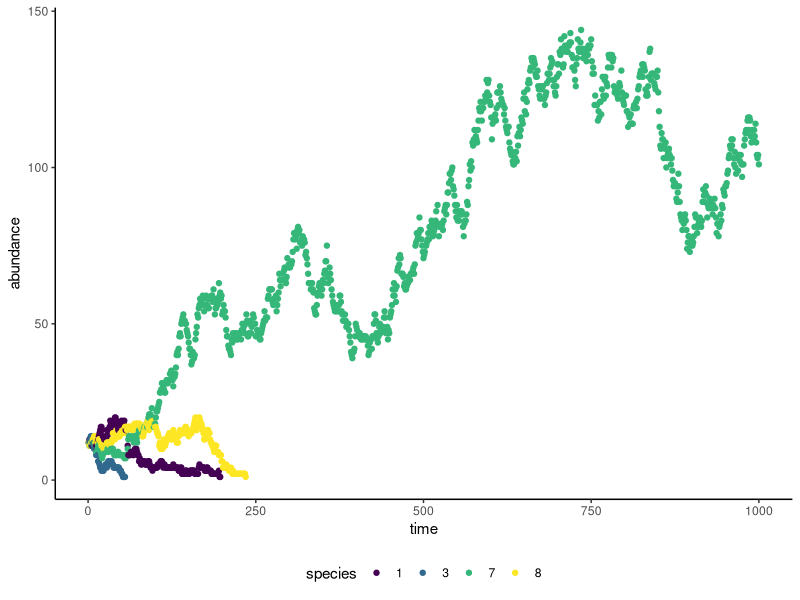
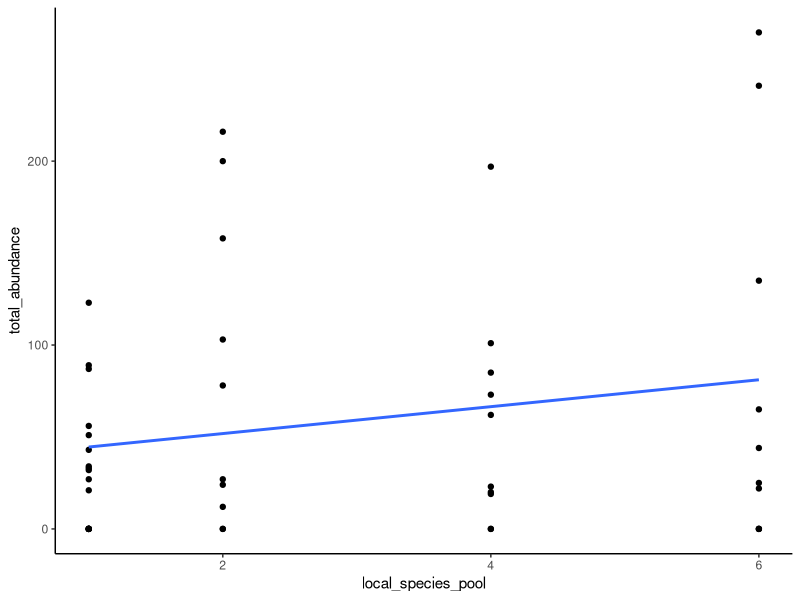

The R source for these figures, in order:

# Project: Review of multifunctionality in ecology, conservation and ecosystem service science

# Title: Code for an ecological drift model (sensu Hubbell 2001) but without dispersal or speciation

# parameter definitions

# lsp: gradient of local species pools (i.e. initial seeded diversity) but not monocultures (must be positive integers)
# mono: options for including monocultures:
# - "all" includes all possible monocultures from the regional species pool (i.e. rsp)
# - "random" draws monocultures randomly as per the other local species pool treatments
# - "none" excludes monocultures
# reps: number of replicates for each local species pool size
# technical_reps: how many repeats of each treatment exactly
# rsp: number of species in the regional species pool
# t_steps: number of time steps to model
# n0: initial abundance of all species (i.e. all species together)

# prop_change: expected proportion (Poisson distribution) of individuals that turnover at each time-step

# n_repeats: how many times to run the model with current parameters

# write an ecological drift model (sensu Hubbell 2001)
drift_model <- function(lsp = c(2, 4, 6),
                        mono = "all",
                        reps = 3,
                        technical_reps = 1,
                        rsp = 9,
                        t_steps = 1000,
                        n0 = 500,
                        prop_change = 0.05,
                        n_repeats = 1) {
  
  # load the dplyr library
  library(dplyr)
  
  # define a truncated poisson distribution
  trunc_pois <- function(n, lambda) {
    x <- rpois(n = n, lambda = lambda)
    y <- ifelse(x == 0, 1, x)
    return(y)
  }
  
  # perform error checking on arguments
  
  # lsp values cannot be less than or equal to 1
  if ( any(lsp <= 1) ) {
    stop("error! lsp cannot be one because monocultures are specified via mono argument")
  }
  
  # lsp values must be integers
  if ( any(lsp%%1 != 0 ) ) {
    stop("error! lsp must be integers")
  }
  
  # number of replicates (reps) must be at least 1 otherwise a default of 1 is assigned
  if (reps < 1) {
    stop("reps set to less than 1, choose appropriate number of replicates")
  }
  
  # make sure proportion change is between 0 and 1
  if ( (prop_change <= 0) | (prop_change >= 1) ) {
    stop("proportion change argument must be between 0 and 1")
  }
  
  # make sure that n0 is always greater than two times max lsp
  if (n0 < 2*max(lsp)) {
    stop("number of starting individuals (n0) must be at least twice as large as the maximum lsp")
  }
  
  # make sure the rsp is greater than the maximum lsp
  if (rsp < max(lsp)) {
    stop("regional species pool (rsp) must be at greater than or equal to maximum diversity lsp")
  }
  
  # make sure the number of time-steps is greater than or equal to 1
  if (t_steps < 2 ) {
    stop("time-steps less than 2, choose more time steps")
  }
  
  # make sure there is at least one model run
  if (n_repeats < 1) {
    stop("fewer than one model repeat select")
  }
  
  
  # set up the mixtures
  
  # assign a local species pool size to each mixture patch
  lsp.p <- rep(lsp, each = reps)
  
  # get a list of patches with a sack of species for each patch
  mix.sack <- vector("list", length = length(lsp.p))
  for (i in 1:length(lsp.p)) {
    
    x <- sample(x = (1:rsp), size = lsp.p[i], replace = FALSE)
    
    mix.sack[[i]] <- rep(x, each = round((n0/lsp.p[i]), 0))
    
  }
  
  # set up the monocultures
  if (mono == "all") {
    
    mono.sack <- vector("list", length = rsp)
    for (i in 1:rsp) {
      
      mono.sack[[i]] <- rep(i, each = round(n0, 0))
      
    }
    
  } else if (mono == "random") {
    
    mono.sack <- vector("list", length = reps)
    for (i in 1:reps) {
      
      x <- sample(x = (1:rsp), size = 1, replace = FALSE)
      
      mono.sack[[i]] <- rep(x, each = round(n0, 0))
      
    } 
    
  } else if (mono == "none") {
    
    mono.sack <- NULL
    
  } else {
    
    stop("error! choose appropriate monoculture option")
  }
  
  # add the monocultures to the mixtures
  mono_mix <- c(mono.sack, mix.sack)
  
  # set the number of technical replicates i.e. replicates of same exact composition
  if( technical_reps < 1) {
    
    stop("error! technical replicates cannot be less than one")
    
  } else if (technical_reps == 1) {
    
    patch.sack <- mono_mix  
    
  } else if (technical_reps > 1) {
    
    patch.sack <- c(mono_mix)
    for (i in 1:(technical_reps - 1)) {
      
      patch.sack <- c(patch.sack, mono_mix)
      
    }
    
  } else {
    
    stop("error! choose appropriate technical replicate")
    
  }
  
  # run the model n-times
  
  model_out <- vector("list", length = n_repeats)
  
  for (i in 1:n_repeats){
    
    neutral_list <- 
      
      lapply(patch.sack, function(patch) {
        
        # create an output list of species abundances for each time point
        n_t <- vector("list", length = t_steps)
        
        # fill the first time point with starting abundances
        n_t[[1]] <- patch
        
        for(m in seq(from = 2, to = t_steps, by = 1)){
          
          # get total number of individuals in patch
          l <- length(n_t[[m-1]])
          
          # round the proportion change variable
          y <- round(l*prop_change, 0)
          n_change <- ifelse(y == 0, 1, y)
          
          # get the number of individuals to kill
          n_kill <- trunc_pois(n = 1, n_change)
          
          # if total length is less than or equal to or if number killed exceeds total population
          # assign an empty vector
          if ( (l <= 1) | (n_kill >= l) ) {
            
            n_t[[m]] <- vector()
            
          } else {
            
            # kill n individuals drawn from a poisson distribution
            post_death <- n_t[[m-1]][-sample(x = 1:l, size = n_kill)]
            
            # draw new recruits
            z <- trunc_pois(n = 1, n_change)
            
            if (z > length(post_death)) {
              
              n_t[[m]] <- c(post_death)
              
            } else {
              
              # draw new recruits
              new_recruits <- post_death[sample(x = 1:length(post_death), size = z, replace = FALSE)]
              
              # join the post_death and new_recruits and write to second time-step
              n_t[[m]] <- c(post_death, new_recruits)
              
            }
            
          }
          
        }
        
        # summarise model results into a data.frame
        df.patch <- lapply(n_t, function(x) {
          
          sp.abun <- vector(length = rsp)
          for (j in 1:rsp) {
            
            sp.abun[j] <- sum(j == x)
            
          }
          
          df <- data.frame(species = 1:rsp,
                           abundance = sp.abun)
          
          return(df)
          
        })
        
        df.patch <- bind_rows(df.patch, .id = "time")
        
        # add local species pool information
        df.patch$local_species_pool <- length(unique(patch))
        
        # add species composition information
        df.patch$composition <- paste(unique(patch), collapse = "")
        
        return(df.patch)
        
      })
    
    # bind this list into a data.frame
    neutral_data <- bind_rows(neutral_list, .id = "patch")
    
    # convert the time variable into a numeric variable
    neutral_data <- 
      neutral_data %>%
      mutate(time = as.numeric(time))
    
    model_out[[i]] <- neutral_data
    
  }
  
  data_out <- bind_rows(model_out, .id = "model_run")
  
  # reorder the columns
  data_out <- 
    data_out %>%
    select(model_run, patch, time, local_species_pool, composition, species, abundance)
  
  return( data_out )
  
}

# test the ecological drift model
x <- drift_model(lsp = c(2, 4, 6),
                 mono = "all",
                 reps = 5,
                 technical_reps = 2,
                 rsp = 9,
                 t_steps = 1000,
                 n0 = 50,
                 prop_change = 0.05,
                 n_repeats = 1)

library(ggplot2)
head(x)
unique(x$composition)

x %>%
  filter(abundance > 0, patch == 19) %>%
  mutate(species = as.character(species)) %>%
  group_by(local_species_pool, patch, time, species) %>%
  summarise(abundance = median(abundance)) %>%
  ggplot(data = .,
         mapping = aes(x = time, y = abundance, colour = species )) +
  geom_point() +
  scale_colour_viridis_d() +
  # facet_wrap(~patch, scales = "free") +
  theme_classic() +
  theme(legend.position = "bottom")

x %>%
  filter(time == last(time)) %>%
  group_by(patch) %>%
  summarise(local_species_pool = mean(local_species_pool),
            realised_richness = sum(if_else(abundance > 0, 1, 0)),
            total_abundance = sum(abundance)) %>%
  ggplot(data = .,
         mapping = aes(x = local_species_pool, y = total_abundance)) +
  geom_point() +
  geom_smooth(method = "lm", se = FALSE) +
  theme_classic() +
  theme(legend.position = "bottom")

df <- 
  x %>%
  filter(time == last(time)) %>%
  group_by(patch) %>%
  summarise(local_species_pool = mean(local_species_pool),
            realised_richness = sum(if_else(abundance > 0, 1, 0)),
            total_abundance = sum(abundance))

summary(lm(total_abundance~local_species_pool, data = df))



